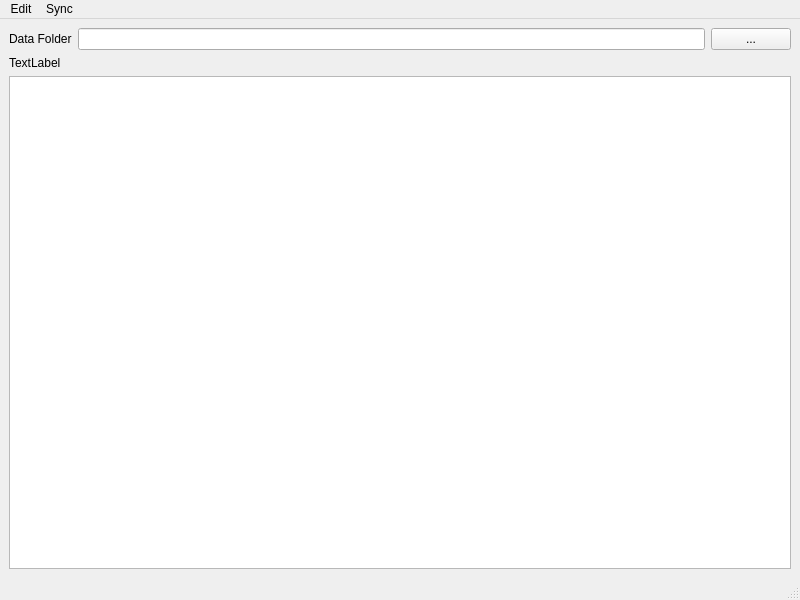
<?xml version="1.0" encoding="UTF-8"?>
<ui version="4.0">
 <class>MainWindow</class>
 <widget class="QMainWindow" name="MainWindow">
  <property name="geometry">
   <rect>
    <x>0</x>
    <y>0</y>
    <width>800</width>
    <height>600</height>
   </rect>
  </property>
  <property name="windowTitle">
   <string>MainWindow</string>
  </property>
  <widget class="QWidget" name="centralwidget">
   <layout class="QGridLayout" name="gridLayout">
    <item row="0" column="1">
     <widget class="QLineEdit" name="edDataFolder"/>
    </item>
    <item row="0" column="2">
     <widget class="QPushButton" name="btnOpenFolder">
      <property name="text">
       <string>...</string>
      </property>
     </widget>
    </item>
    <item row="0" column="0">
     <widget class="QLabel" name="label">
      <property name="text">
       <string>Data Folder</string>
      </property>
     </widget>
    </item>
    <item row="1" column="0" colspan="2">
     <widget class="QLabel" name="lblTrip">
      <property name="text">
       <string>TextLabel</string>
      </property>
     </widget>
    </item>
    <item row="2" column="0" colspan="3">
     <widget class="QTableView" name="tblSurveys"/>
    </item>
   </layout>
  </widget>
  <widget class="QMenuBar" name="menubar">
   <property name="geometry">
    <rect>
     <x>0</x>
     <y>0</y>
     <width>800</width>
     <height>26</height>
    </rect>
   </property>
   <widget class="QMenu" name="menuEdit">
    <property name="title">
     <string>Edit</string>
    </property>
    <addaction name="actionSites"/>
    <addaction name="actionTrip"/>
   </widget>
   <widget class="QMenu" name="menuSync">
    <property name="title">
     <string>Sync</string>
    </property>
    <addaction name="actionTo_Reefscan"/>
    <addaction name="actionFrom_Aquisition_Hardware"/>
    <addaction name="actionShow_Archives"/>
   </widget>
   <addaction name="menuEdit"/>
   <addaction name="menuSync"/>
  </widget>
  <widget class="QStatusBar" name="statusbar"/>
  <action name="actionSites">
   <property name="text">
    <string>Sites</string>
   </property>
  </action>
  <action name="actionTo_Reefscan">
   <property name="text">
    <string>To Reefscan Server</string>
   </property>
  </action>
  <action name="actionShow_Archives">
   <property name="text">
    <string>Show Archives</string>
   </property>
  </action>
  <action name="actionTrip">
   <property name="text">
    <string>Trip</string>
   </property>
  </action>
  <action name="actionFrom_Aquisition_Hardware">
   <property name="text">
    <string>From Aquisition Hardware</string>
   </property>
  </action>
 </widget>
 <resources/>
 <connections/>
</ui>
